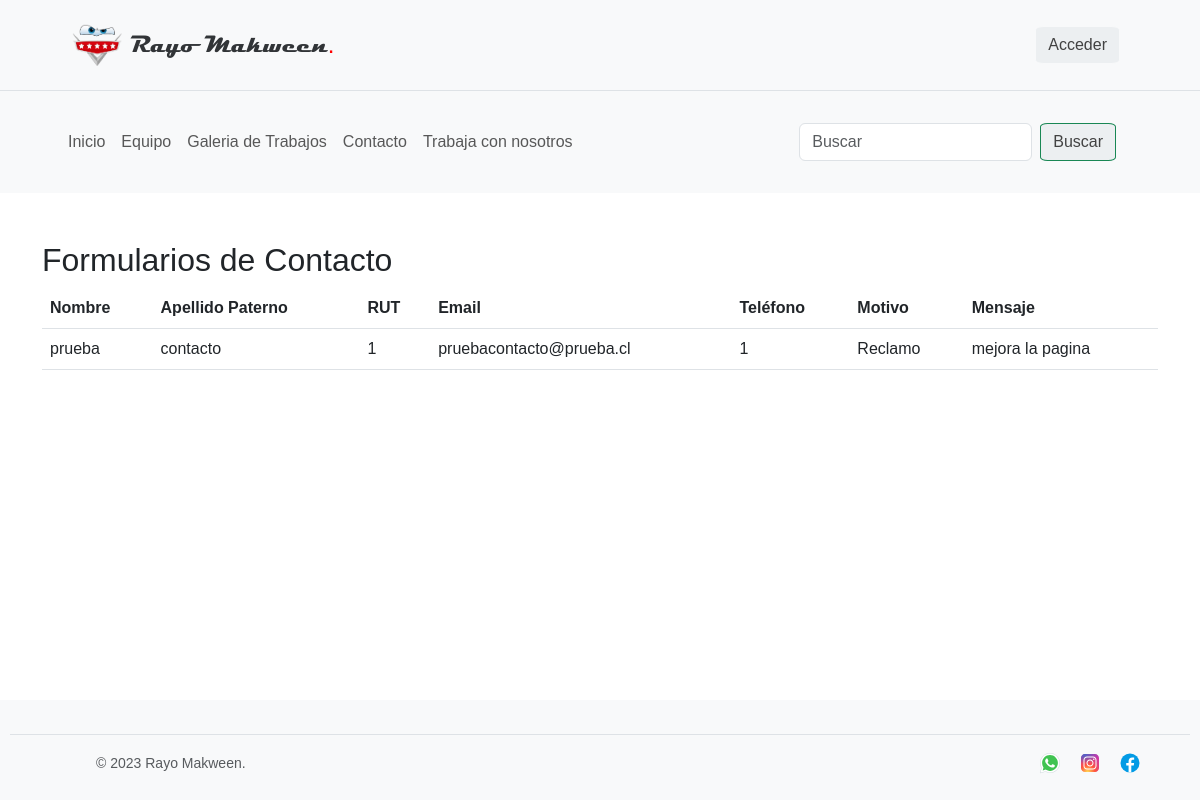
The app's page /ver-contactos/ with its own data.
### appweb/models.py (models this page shows, shortened)
class Contacto(models.Model):
    nombre = models.CharField(max_length=50)
    apellido_Paterno = models.CharField(max_length=50)
    rut = models.IntegerField()
    email = models.CharField(max_length=100)
    telefono = models.IntegerField()
    motivo = models.IntegerField(choices=Motivo)
    mensaje = models.TextField()

### appweb/views.py (the view)
# urls.py: path('ver-contactos/', ver_contacto, name='ver-contacto'),
def ver_contacto(request):
    contactos = Contacto.objects.all()
    context = {
        'contactos': contactos,
    }
    return render(request, 'verContacto.html', context)

### appweb/templates/verContacto.html
{% extends 'base.html' %}
{% block contenido %}
    <div class="container mt-5">
        <h2>Formularios de Contacto</h2>
        <table class="table">
            <thead>
                <tr>
                    <th>Nombre</th>
                    <th>Apellido Paterno</th>
                    <th>RUT</th>
                    <th>Email</th>
                    <th>Teléfono</th>
                    <th>Motivo</th>
                    <th>Mensaje</th>
                </tr>
            </thead>
            <tbody>
                {% for contacto in contactos %}
                <tr>
                    <td>{{ contacto.nombre }}</td>
                    <td>{{ contacto.apellido_Paterno }}</td>
                    <td>{{ contacto.rut }}</td>
                    <td>{{ contacto.email }}</td>
                    <td>{{ contacto.telefono }}</td>
                    <td>{{ contacto.get_motivo_display }}</td>
                    <td>{{ contacto.mensaje }}</td>
                </tr>
                {% endfor %}
            </tbody>
        </table>
    </div>
{% endblock %}

### appweb/static/css/style.css (style rules this page uses)
body { font-family: 'Poppins', sans-serif; }

### appweb/templates/base.html (style rules this page uses)
html { height: 100%; }
body { display: flex; flex-direction: column; min-height: 100vh; }

### records on screen
Contacto: nombre "prueba", apellido_Paterno "contacto", rut "1", email "pruebacontacto@prueba.cl", telefono "1", motivo "Reclamo", mensaje "mejora la pagina"
